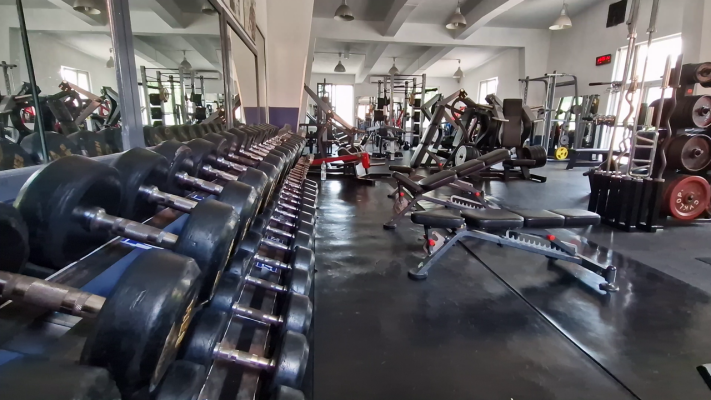
#> input picture 1-web/0-assets/photos/zones/wolneCiezary.png, 711 x 400 px
$ python prepare_assets.py
#> lines starting #> are read from the running program, lines starting #| are printed output that depends on the picture
#!/usr/bin/env python3
"""
Przygotowanie assetów do publikacji w nowej stronie.

Czyta oryginały z 0-assets/ i generuje zoptymalizowane pliki do 7-public/:
  - WebP w kilku szerokościach (hero, strefy),
  - przezroczyste WebP dla logotypów partnerów,
  - ikony (SVG + PNG) i favicon,
  - obrazek Open Graph 1200x630.

Skrypt jest idempotentny: można go uruchamiać wielokrotnie.
Wymaga: Pillow.

Użycie:
    python3 scripts/prepare_assets.py
"""

from __future__ import annotations

import json
import shutil
from pathlib import Path

from PIL import Image, ImageDraw, ImageFont

ROOT = Path(__file__).resolve().parent.parent
SRC = ROOT / "0-assets"
OUT = ROOT / "7-public"

FONT_BOLD = "/usr/share/fonts/truetype/liberation/LiberationSans-Bold.ttf"
FONT_REG = "/usr/share/fonts/truetype/liberation/LiberationSans-Regular.ttf"


def ensure_dirs() -> None:
    for d in ("img/strefy", "img/trenerzy", "img/uslugi", "img/partnerzy", "brand", "og", "media"):
        (OUT / d).mkdir(parents=True, exist_ok=True)


def save_webp(im: Image.Image, path: Path, quality: int = 82) -> int:
    path.parent.mkdir(parents=True, exist_ok=True)
    im.save(path, "WEBP", quality=quality, method=6)
    return path.stat().st_size


def widths(src_w: int, steps: list[int]) -> list[int]:
    """Zwraca listę szerokości <= szerokości źródła, malejąco."""
    return sorted({w for w in steps if w <= src_w}, reverse=True)


# [4 lines left out: function crop_alpha, not called in this run]


def build_zones() -> list[dict]:
    mapping = {
        "wolneCiezary.png": "wolne-ciezary",
        "maszynyZeStosem.png": "maszyny-ze-stosem",
        "cardio.png": "cardio",
        "rozgrzewka.png": "sala-funkcjonalna",
        "cross.png": "sala-cross",
        "rollWibra.png": "rollmasaz",
    }
    out = []
    for filename, slug in mapping.items():
        src = SRC / "photos" / "zones" / filename
        im = Image.open(src).convert("RGB")
        for w in widths(im.width, [1400, 900, 711, 500]):
            h = round(im.height * w / im.width)
            resized = im.resize((w, h), Image.LANCZOS)
            p = OUT / "img" / "strefy" / f"{slug}-{w}.webp"
            size = save_webp(resized, p, 80)
            out.append({"file": str(p.relative_to(ROOT)), "w": w, "kb": round(size / 1024)})
#> this loop made 2 passes
#> pass 2, in build_zones, `resized = im.resize((w, h), Image.LANCZOS)`:
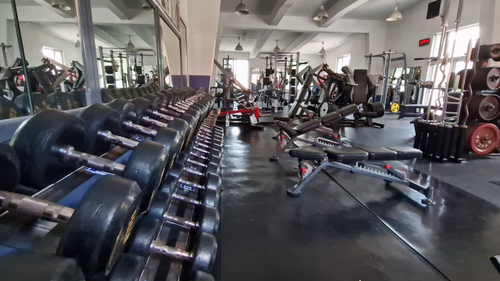
#> resized: PIL image 500x281 RGB; mean R, G, B 91.7, 89.9, 93
#> after the loop, out = 2 items
#> pass 2 of the loop in build_zones, `for filename, slug in mapping.items():`:
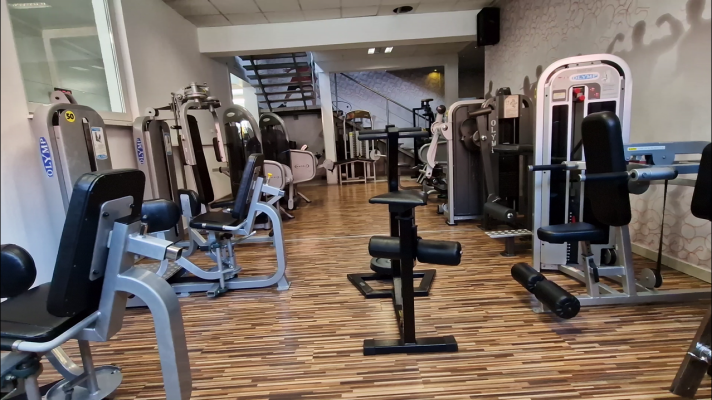
#> input picture 1-web/0-assets/photos/zones/maszynyZeStosem.png, 712 x 400 px
#> im: PIL image 712x400 RGB
#> the loop in build_zones, `for w in widths(im.width, [1400, 900, 711, 500]):` made 2 passes
#> size on passes 1 to 2: 45886, 27698
#> pass 1, in build_zones, `resized = im.resize((w, h), Image.LANCZOS)`:
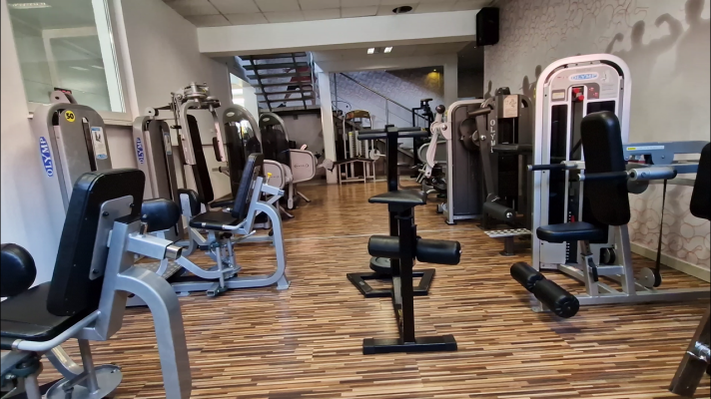
#> resized: PIL image 711x399 RGB; mean R, G, B 116.3, 105, 97.9
#> pass 2, in build_zones, `resized = im.resize((w, h), Image.LANCZOS)`:
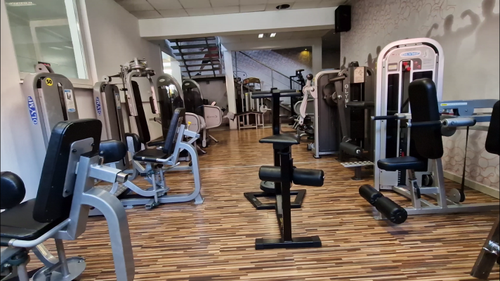
#> resized: PIL image 500x281 RGB; mean R, G, B 116.3, 105, 97.9
#> after the loop in build_zones, `for w in widths(im.width, [1400, 900, 711, 500]):`: out = 4 items
    return out


# [126 lines left out: functions build_services, build_trainers, build_partners, build_brand, build_og, not called in this run]


def main() -> None:
    ensure_dirs()
    report = {
        "strefy": build_zones(),
        "uslugi": build_services(),
        "trenerzy": build_trainers(),
        "partnerzy": build_partners(),
        "brand": build_brand(),
        "og": build_og(),
    }
    total = sum(f.stat().st_size for f in OUT.rglob("*") if f.is_file())
    print(json.dumps({k: len(v) for k, v in report.items()}, indent=2, ensure_ascii=False))
    print(f"7-public/ razem: {total / 1024 / 1024:.2f} MB")


if __name__ == "__main__":
#> (the run stopped early here; a loop or call above may not have finished)
